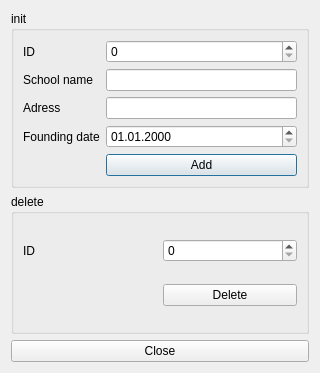
<?xml version="1.0" encoding="UTF-8"?>
<ui version="4.0">
 <class>editwindow</class>
 <widget class="QDialog" name="editwindow">
  <property name="geometry">
   <rect>
    <x>0</x>
    <y>0</y>
    <width>320</width>
    <height>373</height>
   </rect>
  </property>
  <property name="windowTitle">
   <string>Dialog</string>
  </property>
  <layout class="QGridLayout" name="gridLayout">
   <item row="0" column="0">
    <widget class="QGroupBox" name="groupBox">
     <property name="title">
      <string>init</string>
     </property>
     <layout class="QGridLayout" name="gridLayout_2">
      <item row="0" column="0">
       <widget class="QLabel" name="label">
        <property name="text">
         <string>ID</string>
        </property>
       </widget>
      </item>
      <item row="0" column="1">
       <widget class="QSpinBox" name="schoolid_number"/>
      </item>
      <item row="1" column="0">
       <widget class="QLabel" name="label_2">
        <property name="text">
         <string>School name</string>
        </property>
       </widget>
      </item>
      <item row="1" column="1">
       <widget class="QLineEdit" name="schoolname_text"/>
      </item>
      <item row="2" column="0">
       <widget class="QLabel" name="label_3">
        <property name="text">
         <string>Adress</string>
        </property>
       </widget>
      </item>
      <item row="2" column="1">
       <widget class="QLineEdit" name="schooladress_text"/>
      </item>
      <item row="3" column="0">
       <widget class="QLabel" name="label_4">
        <property name="text">
         <string>Founding date</string>
        </property>
       </widget>
      </item>
      <item row="3" column="1">
       <widget class="QDateEdit" name="foundingdate_value">
        <property name="displayFormat">
         <string>dd.MM.yyyy</string>
        </property>
       </widget>
      </item>
      <item row="4" column="1">
       <widget class="QPushButton" name="button_add_school">
        <property name="text">
         <string>Add</string>
        </property>
       </widget>
      </item>
     </layout>
    </widget>
   </item>
   <item row="1" column="0">
    <widget class="QGroupBox" name="groupBox_2">
     <property name="title">
      <string>delete</string>
     </property>
     <layout class="QGridLayout" name="gridLayout_3">
      <item row="0" column="0">
       <widget class="QLabel" name="label_5">
        <property name="text">
         <string>ID</string>
        </property>
       </widget>
      </item>
      <item row="0" column="1">
       <widget class="QSpinBox" name="spinBox_2"/>
      </item>
      <item row="1" column="1">
       <widget class="QPushButton" name="pushButton_2">
        <property name="text">
         <string>Delete</string>
        </property>
       </widget>
      </item>
     </layout>
    </widget>
   </item>
   <item row="2" column="0">
    <widget class="QPushButton" name="pushButton_3">
     <property name="text">
      <string>Close</string>
     </property>
    </widget>
   </item>
  </layout>
 </widget>
 <resources/>
 <connections/>
</ui>
